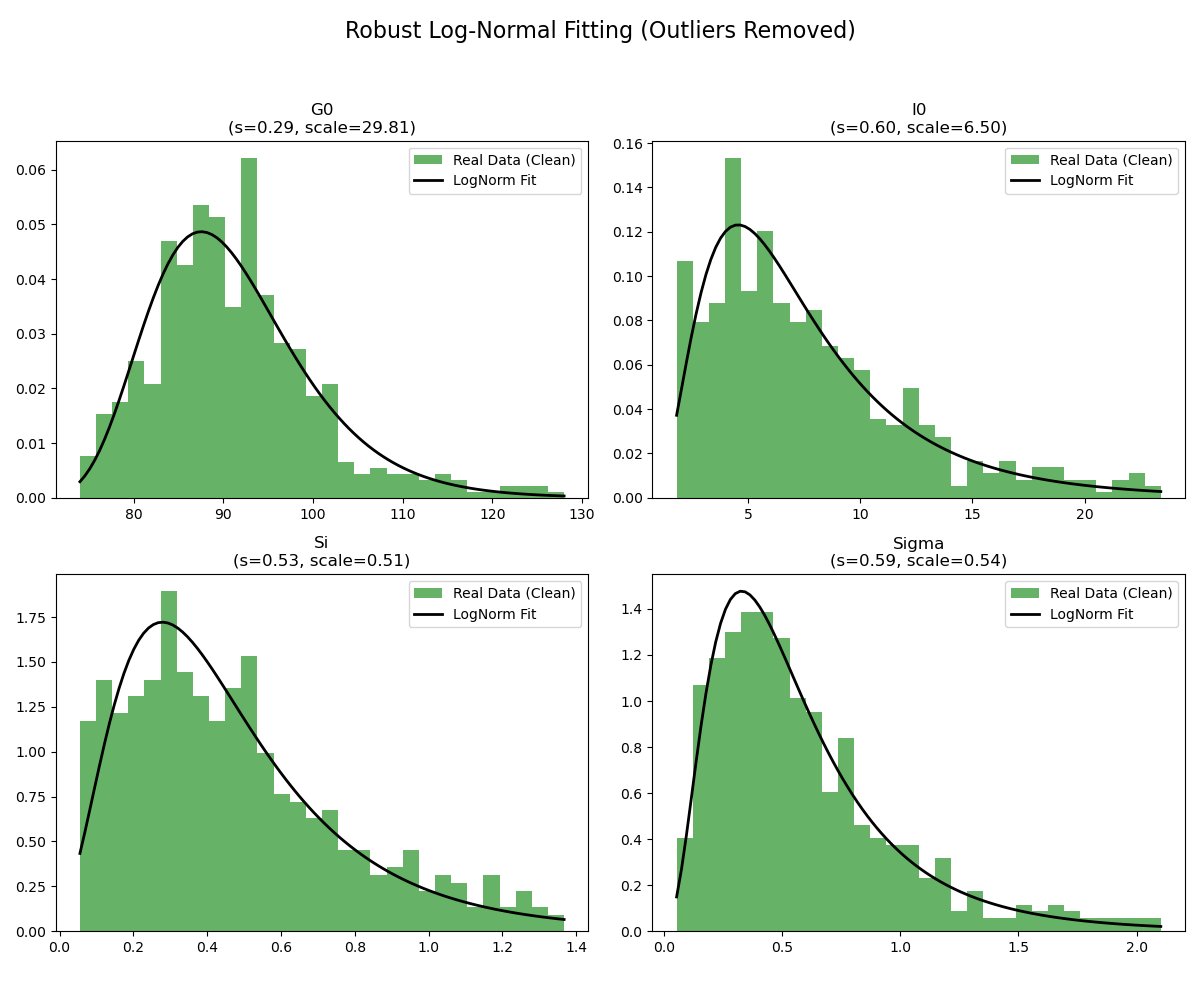

Generate this figure with Python:
# analysis/analyze_distributions.py
"""
데이터 분포 분석 및 샘플링 파라미터 추출 스크립트
================================================

실제 데이터의 G0, I0, Si, Sigma 분포를 Log-Normal로 피팅합니다.
결과는 'data/parameters/distribution_params.json'에 저장되어 DataGenerator에서 사용됩니다.
"""

import sys
import os
import json
import numpy as np
import matplotlib.pyplot as plt
import pandas as pd
import seaborn as sns
import scipy.stats as stats
from pathlib import Path

# 프로젝트 루트 경로 설정 (상위 디렉토리 모듈 import용)
current_dir = Path(__file__).resolve().parent
project_root = current_dir.parent
sys.path.append(str(project_root))

from config import Config
from data_loader import RealOGTTDataLoader

def remove_outliers(data, lower=1, upper=99):
    """1% ~ 99% 사이의 데이터만 남김"""
    if len(data) == 0: return data
    lb = np.percentile(data, lower)
    ub = np.percentile(data, upper)
    return data[(data >= lb) & (data <= ub)]

def fit_lognorm_robust(data, name, ax=None):
    """
    데이터에 Log-Normal 분포를 피팅하고 시각화합니다. (Robust ver.)
    """
    # 0 이하의 값은 lognorm 피팅 불가하므로 필터링
    data = data[data > 0]
    # 이상치 제거
    clean_data = remove_outliers(data, 1, 99)

    # s(shape), loc, scale 파라미터 추정
    s, loc, scale = stats.lognorm.fit(clean_data)
    
    print(f"[{name}] Log-Normal Fit (N={len(clean_data)}) -> s={s:.4f}, loc={loc:.4f}, scale={scale:.4f}")
    
    if ax:
        # 히스토그램
        ax.hist(clean_data, bins=30, density=True, alpha=0.6, color='g', label='Real Data (Clean)')
        
        # PDF 라인
        xmin, xmax = clean_data.min(), clean_data.max()
        x = np.linspace(xmin, xmax, 100)
        p = stats.lognorm.pdf(x, s, loc, scale)
        ax.plot(x, p, 'k', linewidth=2, label='LogNorm Fit')
        ax.set_title(f"{name}\n(s={s:.2f}, scale={scale:.2f})")
        ax.legend()
    
    return {'s': s, 'loc': loc, 'scale': scale}

def analyze_distributions():
    print("=== Analyzing Distributions for Data-Driven Sampling ===")
    
    # 1. 데이터 로드 
    config = Config()
    # 데이터 파일 경로 (프로젝트 루트 기준)
    data_path = project_root / 'data' / 'clean_sumner_n_612.xlsx'
    if not data_path.exists():
        # 루트에 있을 경우 대비 (호환성)
        data_path = project_root / 'clean_sumner_n_612.xlsx'

    loader = RealOGTTDataLoader(str(data_path), config)
    
    # 데이터 로드 (중복 호출 제거)
    # X_obs: (N, T, D)
    X_obs, Y_hid, P_true, _ = loader.load_data()
    
    # Raw Data Extraction
    # 차원 축소: (N, 5, 1) -> (N, 5) -> (N,) (초기값은 0번째 시점)
    g0 = X_obs[:, 0, 0]
    i0 = Y_hid[:, 0, 0]
    si = P_true[:, 0]
    sigma = P_true[:, 1]
    
    # --- 1. Distribution Fitting & Visualization ---
    fig, axes = plt.subplots(2, 2, figsize=(12, 10))
    fig.suptitle("Robust Log-Normal Fitting (Outliers Removed)", fontsize=16)
    
    dist_params = {}
    dist_params['G0'] = fit_lognorm_robust(g0, "G0", axes[0, 0])
    dist_params['I0'] = fit_lognorm_robust(i0, "I0", axes[0, 1])
    dist_params['si'] = fit_lognorm_robust(si, "Si", axes[1, 0])
    dist_params['sigma'] = fit_lognorm_robust(sigma, "Sigma", axes[1, 1])
    
    plt.tight_layout(rect=[0, 0.03, 1, 0.95])
    
    # 이미지 저장 (analysis 폴더 내)
    plot_save_path = current_dir / 'distribution_analysis.png'
    plt.savefig(plot_save_path)
    print(f"Saved distribution plot to '{plot_save_path}'")
    
    # --- 2. Correlation Analysis ---
    # 데이터프레임 생성
    df_corr = pd.DataFrame({
        'G0': g0, 'I0': i0, 'Si': si, 'Sigma': sigma
    })
    
    # 상관계수 행렬 계산
    corr_matrix = df_corr.corr()
    print("\n[Correlation Matrix]")
    print(corr_matrix)
    
    # 히트맵 시각화
    plt.figure(figsize=(8, 6))
    sns.heatmap(corr_matrix, annot=True, cmap='coolwarm', vmin=-1, vmax=1)
    plt.title("Parameter Correlation Matrix")
    
    corr_save_path = current_dir / 'parameter_correlation.png'
    plt.savefig(corr_save_path)
    print(f"Saved correlation heatmap to '{corr_save_path}'")

    # --- 3. 결과 저장 (JSON) ---
    # 저장 경로: data/parameters/
    save_dir = project_root / 'data' / 'parameters'
    os.makedirs(save_dir, exist_ok=True)
    json_save_path = save_dir / 'distribution_params.json'

    with open(json_save_path, 'w') as f:
        json.dump(dist_params, f, indent=4)
    print(f"Saved robust parameters to '{json_save_path}'")

if __name__ == "__main__":
    analyze_distributions()
